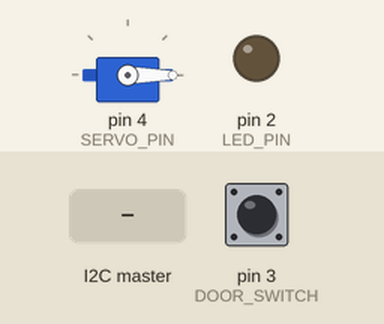
This sketch was run on a simulated Arduino Nano, built with avr-gcc and run on an emulated ATmega328P. On the bench: servo, output pins drawn as LEDs (lit = HIGH). The test bench sets the inputs (shaded band); at power-on: pin 3 (DOOR_SWITCH) HIGH.

Above: at 1.2 s.
1.3 s: the I2C master sends the byte 1
At 2.1 s:
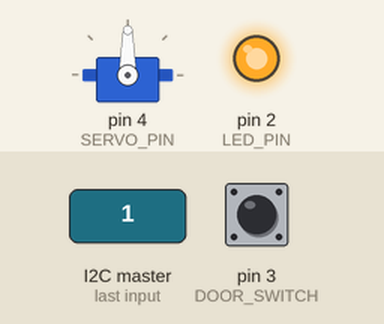
Timing chart, 0 to 4.3 s (numbered marks = the images above; inputs shaded):
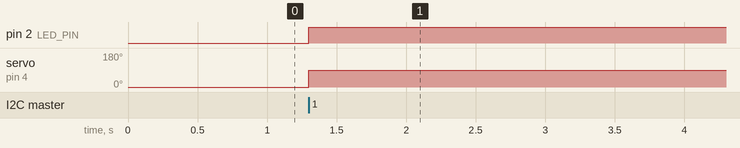

The sketch:

lock_node.ino
```cpp
/*
 * Arduino Nano slave that controls multiple doors
 * Uses a single pin r/g LED to indicate permissions
 *   - Red (LOW) indicates locked; Green (HIGH) indicates unlocked; Blinking R/G indicates in use
 * Uses a SG90 servo for door locking mechanism
 * Uses a simple contact switch for door open/closed indicator
 *
 * Receives instructions from master as to which doors to unlock
 * Does not have internal knowledge of what its doors do, only their state and usage metrics
 * Compiles metrics on last used and number of uses on EEPROM; reports and clears metrics every X minutes
 */

#include <Wire.h>
#include <Servo.h>

#define LED_PIN 2
#define I2C_ADDRESS 8
#define SERVO_PIN 4
#define DOOR_SWITCH 3

#define LOCK_POSITION LOW
#define UNLOCK_POSITION HIGH

byte lockState = LOW; // 0 Locked, 1 unlocked
byte doorClosed = LOW; // 0 Closed, 1 open
Servo lockMotor;


/**
 * On Boot
 * 1. Initialize with master
 * 2. Wait for list of tools from master (bytes == num of servos on node)
 *
 */
void setup() {
  Serial.begin(9600);           /* start serial for debug */

  Wire.begin(I2C_ADDRESS);     /* join i2c bus with address */
  Wire.onReceive(receiveEvent); /* register receive event */
//  Wire.onRequest(requestEvent); /* register request event */

  pinMode(LED_PIN, OUTPUT); /* Initialize LED indicator */
  pinMode(DOOR_SWITCH, INPUT); /* Initialize Door indicator */

  lockMotor.attach(SERVO_PIN);/* Initialize Lock */
  lock();
}

void loop() {
  doorClosed = digitalRead(DOOR_SWITCH);

  if (lockState == HIGH) { // Unlock if told to
    unlock();
  } else if (doorClosed == LOW) { // Lock if door closed
    lock();
  } else {
//    while (digitalRead(DOOR_SWITCH) == HIGH) { // If door is left open, blink LED
//      digitalWrite(LED_PIN, LOW);
//      delay(500);
//      digitalWrite(LED_PIN, HIGH);
//      delay(500);
//    }
  }
  delay(100);
}

// function that executes whenever data is received from master
void receiveEvent(int numBytes) {
  lockState = Wire.read(); // Read just one byte
}

// function that executes whenever data is requested from master
//void requestEvent() {
// Wire.write("Hello Master");  /*send current position on request */
//}

void lock() {
  digitalWrite(LED_PIN, LOW);
  lockMotor.write(0);
}

void unlock() {
  digitalWrite(LED_PIN, HIGH); // Unlock door for 10s
  lockMotor.write(90);
}
```

Measured:
- after the input at 1.3 s, pin 2 (LED_PIN): LOW → HIGH at once; servo on pin 4 (SERVO_PIN): 0° → 90° at once
